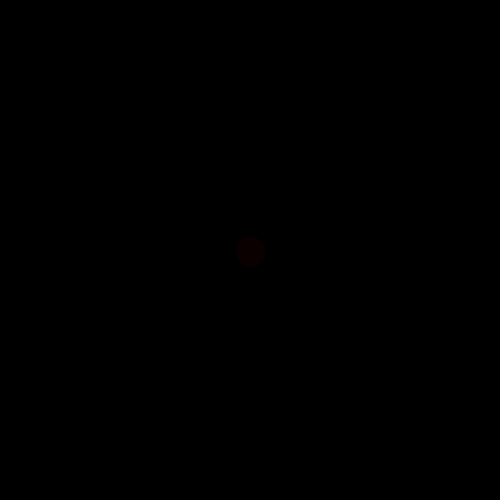
Frame 1 (no input)
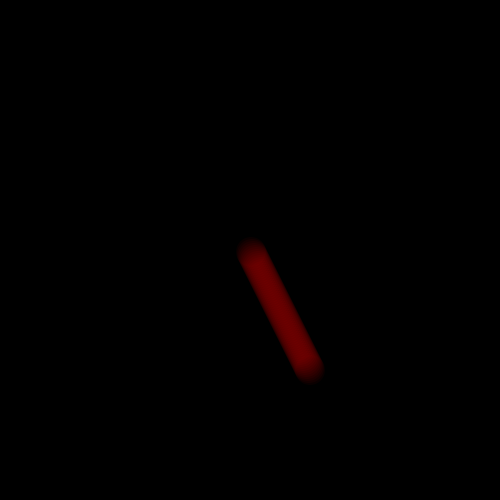
Frame 60 (the mouse pressed at the canvas centre just before this capture)
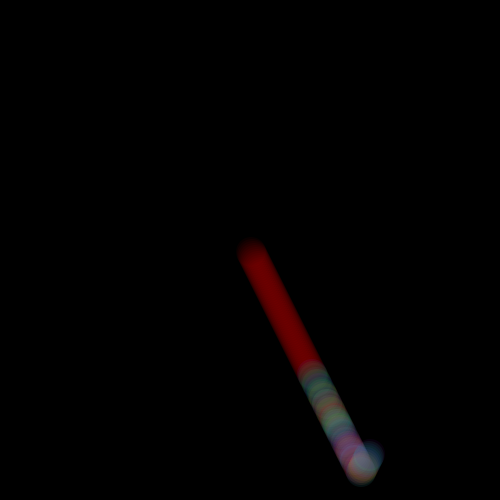
Frame 120 (the mouse held since frame 60 and released just before this capture)

The Processing sketch that drew these frames (run headless with seeded random() and noise(); from frame 60 on, the mouse is pressed at the canvas centre):

// Processing sketch: processing_167256
// ── processing_167256.pde


BoundBall b1;

void setup(){
  size(500, 500);
  smooth();
  background(0);
  fill(255, 0, 0, 10);
  b1 = new BoundBall(width/2, height/2, 30, 1, 2);
}

void draw(){
  noStroke();
  b1.ball();
  b1.checkEdges();
  b1.changeColor();
}

class BoundBall{
  
  float bX, bY;
  float bRad;
  float bXspeed, bYspeed;
  float xdirection = 1;
  float ydirection = 1;
  
  BoundBall(float x, float y, float rad, float xspeed, float yspeed){
    bX = x;
    bY = y;
    bRad = rad;
    bXspeed = xspeed;
    bYspeed = yspeed;
  }
  
  void ball(){
    
    bX += bXspeed * xdirection;
    bY += bYspeed * ydirection;
    
    ellipse(bX, bY, bRad, bRad);
    
  }
  
  void checkEdges(){
    if(bX > width-bRad || bX < bRad){
      xdirection *= -1;
    }
    if(bY > height-bRad || bY < bRad){
      ydirection *= -1;
    }
  }
  
  void changeColor(){
    if(mousePressed == true){
      fill(random(255), random(255), random(255), 20);
    }
  }
}
      
    
    
    
    
    
